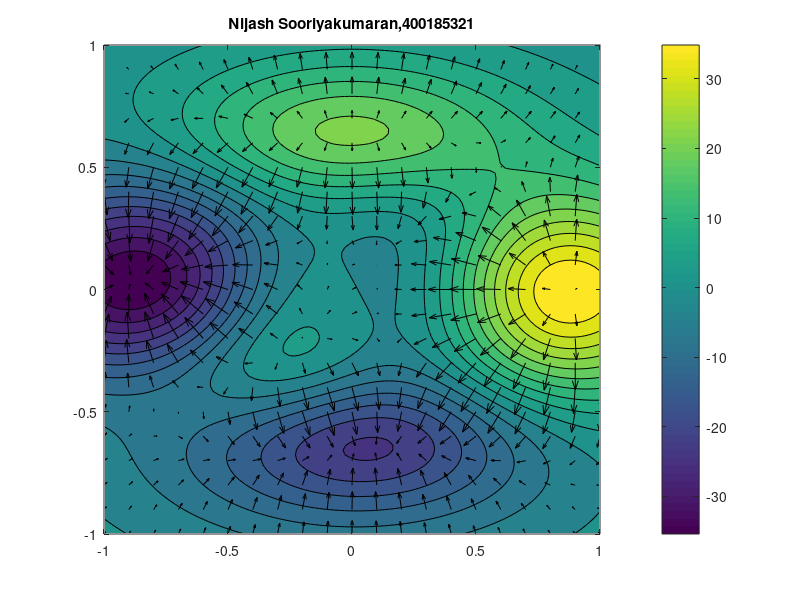

This figure's MATLAB source:
function y = Question_1()

[x,y] = meshgrid(linspace(-1,1,100), linspace(-1,1,100));

u = @(x,y) 3*(1-3*x).^2.*exp(-2*x.^2 - (3*y+1).^2) ...
- 10*(3*x/5 - 27*x.^3 - 243*y.^5).*exp(-2*x.^2-6*y.^2) ...
- 1/3*exp(-(3*x+1).^2 - 9*y.^2) + (x.^2+y.^2) - 1;

contourf(x,y,u(x,y),20);
hold on;
title("Nijash Sooriyakumaran,400185321")
colorbar;
[x,y] = meshgrid(-1:0.1:1, -1:0.1:1);
SDX = @(x,y) -(18*(1-3*x)).*exp(-2*x.^2-(3*y+1).^2) ...
- 6*(1-3*x).^2.*2.*x.*exp(-2*x.^2-(3*y+1).^2) ...
- (10*(3/5-81*x.^2)).*exp(-2*x.^2-6*y.^2) ...
+ (20*((3/5)*x-27*x.^3-243*y.^5)).*2.*x.*exp(-2*x.^2-6*y.^2) ...
- (1/3*(-18*x-6)).*exp(-(3*x+1).^2-9*y.^2)+2*x; 
SDY = @(x,y) 3*(1-3*x).^2.*(-18*y-6).*exp(-2*x.^2-(3*y+1).^2) ...
+ 12150*y.^4.*exp(-2*x.^2-6*y.^2) ...
+ (20*((3/5)*x-27*x.^3-243*y.^5)).*6.*y.*exp(-2*x.^2-6*y.^2) ...
+ 6*y.*exp(-(3*x+1).^2-9*y.^2)+2*y;
hold on
quiver(x,y,-SDX(x,y),-SDY(x,y),'k');